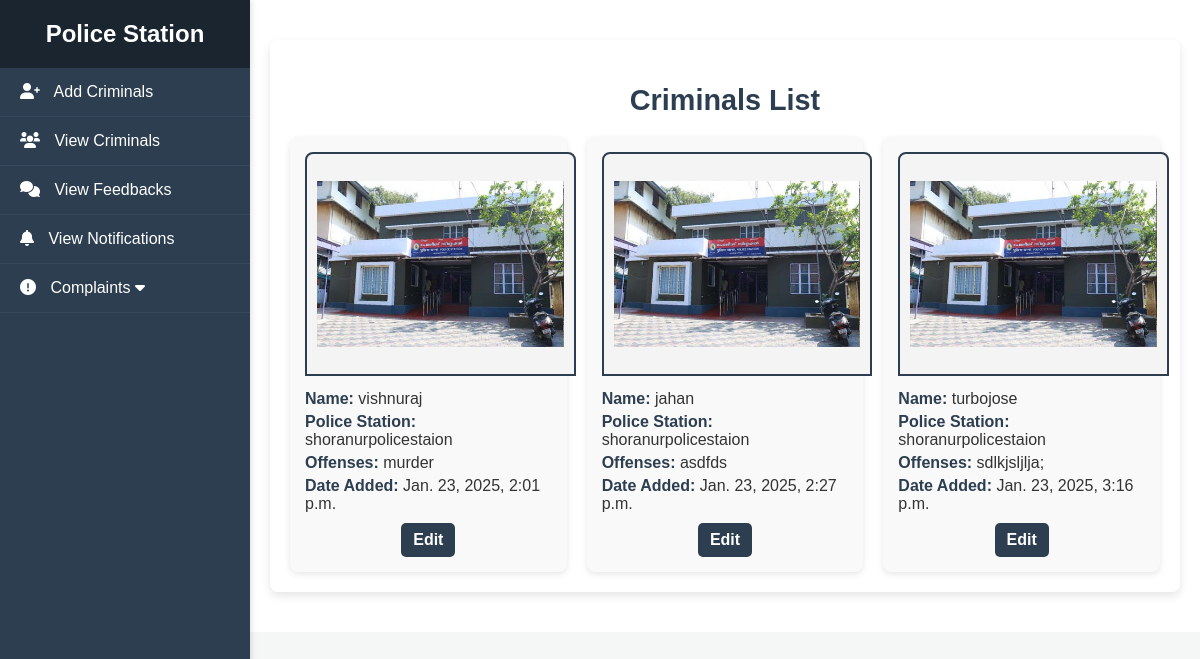
Page /station/criminalslist/ on the earlier database version.
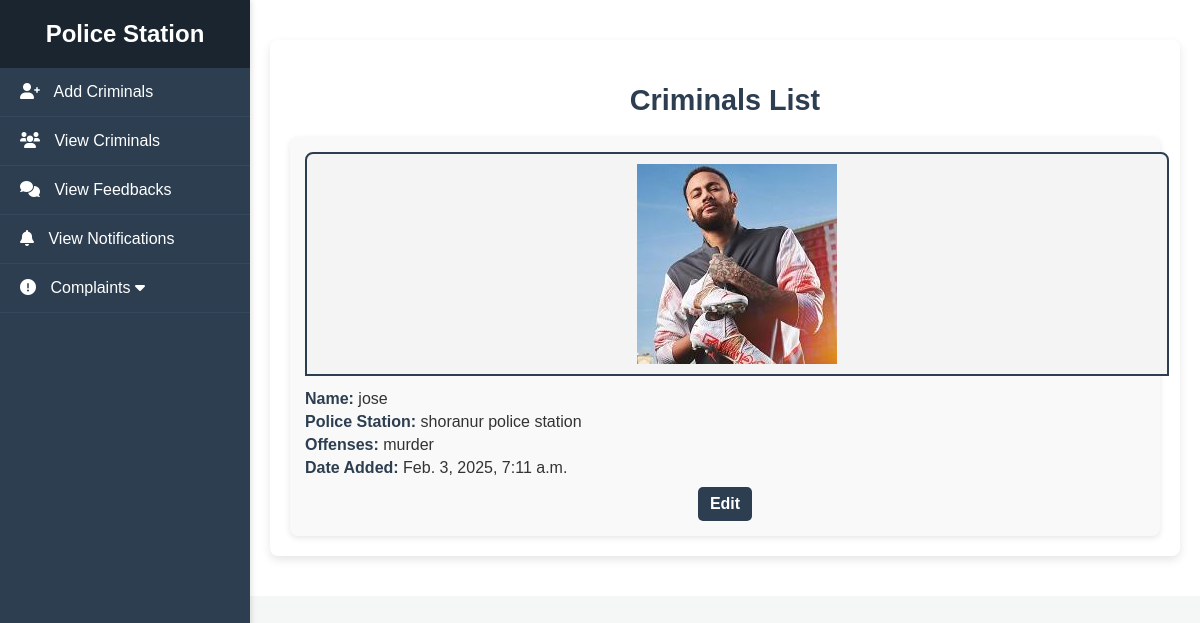
Same page on the later database version.
### station/models.py (models this page shows)
class CriminalList(models.Model):
    fullname=models.CharField(max_length=88,null=True,blank=True)
    image=models.ImageField(null=True,blank=True,upload_to='criminal_gallery')
    login_details=models.ForeignKey(LoginDetails,on_delete=models.CASCADE,null=True,blank=True)
    labour=models.ForeignKey(LabourDetails,on_delete=models.CASCADE,null=True,blank=True)
    station=models.ForeignKey(StationDetails,on_delete=models.CASCADE,null=True,blank=True)
    height=models.IntegerField(null=True,blank=True)
    weight=models.IntegerField(null=True,blank=True)
    incident_summary=models.TextField(null=True,blank=True)
    offenses=models.CharField(max_length=100,null=True,blank=True)
    created_at=models.DateTimeField(auto_now_add=True,null=True,blank=True)
    updated_at=models.DateTimeField(auto_now_add=True,null=True,blank=True)

### my_admin/models.py (models this page shows)
class StationDetails(models.Model):
    station_name=models.CharField(max_length=88,null=True,blank=True)
    station_number=models.IntegerField(null=True,blank=True)
    description=models.TextField(null=True,blank=True)
    address=models.CharField(max_length=300,null=True,blank=True)
    station_image=models.ImageField(null=True,blank=True,upload_to='station_images')
    user_details=models.OneToOneField(LoginDetails,on_delete=models.CASCADE)
    phone=models.CharField(max_length=90,null=True,blank=True)
    updated_at=models.DateTimeField(auto_now_add=True)
    created_at=models.DateTimeField(auto_now_add=True)
    def __str__(self):
        return self.station_name

### station/views.py (the view)
# urls.py: path('criminalslist/',ViewCriminals.as_view(),name='view_criminals'),
class ViewCriminals(View):
    def get(self,request):
        list=CriminalList.objects.all()
        return render(request,'station/view_criminal.html',{'list':list})

### template/station/view_criminal.html
{% extends 'station/home.html' %}
{% load static %}
{% block body %}
<div class="criminals-wrapper">
    <h2 class="criminals-title">Criminals List</h2>
    <div class="criminals-grid">
        {% for person in list %}
            <div class="criminal-card">
                <div class="criminal-photo">
                    <img src="{{ person.image.url }}" alt="{{ person.fullname }}">
                </div>
                <div class="criminal-info">
                    <p><strong>Name:</strong> {{ person.fullname }}</p>
                    <p><strong>Police Station:</strong> {{ person.station }}</p>
                    <p><strong>Offenses:</strong> {{ person.offenses }}</p>
                    <p><strong>Date Added:</strong> {{ person.created_at }}</p>
                </div>
                <div class="criminal-actions">
                    <a href="{% url 'editcriminals' person.id %}" class="edit-btn">Edit</a>
                </div>
            </div>
        {% endfor %}
    </div>
</div>
{% endblock %}

Differences in the rows shown:
removed CriminalList: image (picture), fullname "vishnuraj", station "shoranurpolicestaion", offenses "murder", created_at "Jan. 23, 2025, 2:01 p.m."
removed CriminalList: image (picture), fullname "jahan", station "shoranurpolicestaion", offenses "asdfds", created_at "Jan. 23, 2025, 2:27 p.m."
removed CriminalList: image (picture), fullname "turbojose", station "shoranurpolicestaion", offenses "sdlkjsljlja;", created_at "Jan. 23, 2025, 3:16 p.m."
added CriminalList: image (picture), fullname "jose", station "shoranur police station", offenses "murder", created_at "Feb. 3, 2025, 7:11 a.m."
